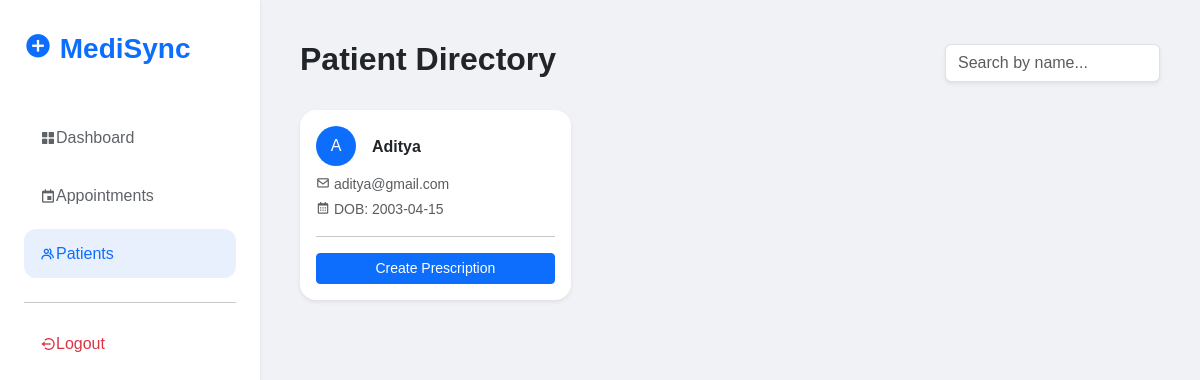
/doctor/patients_list (signed in), run on the app's committed database.
### tables this page shows
CREATE TABLE users (
            id INTEGER PRIMARY KEY AUTOINCREMENT, 
            name TEXT, dob TEXT, email TEXT UNIQUE, 
            password BLOB, role TEXT DEFAULT 'patient');

### app.py (the view)
@app.route('/doctor/patients_list')
def doctor_patients():
    if session.get('role') != 'doctor': return redirect(url_for('home'))
    with sqlite3.connect(DB_PATH) as conn:
        conn.row_factory = sqlite3.Row
        patients = conn.execute("SELECT name, email, dob FROM users WHERE role = 'patient'").fetchall()
    return render_template('doc_patients.html', patients=patients)

### templates/doc_patients.html (shortened to what this page needs)
<!DOCTYPE html>
<html lang="en">
<head>
    <link href="https://cdn.jsdelivr.net/npm/bootstrap@5.3.0/dist/css/bootstrap.min.css" rel="stylesheet">
    <link href='https://unpkg.com/boxicons@2.1.4/css/boxicons.min.css' rel='stylesheet'>
</head>
<body>
<div class="sidebar shadow-sm">
    <h3 class="text-primary fw-bold mb-5"><i class='bx bxs-plus-circle'></i> MediSync</h3>
    <nav class="nav flex-column">
        <a class="nav-link" href="/doctor/dashboard"><i class='bx bxs-grid-alt'></i> Dashboard</a>
        <a class="nav-link" href="/doctor/appointments"><i class='bx bx-calendar-event'></i> Appointments</a>
        <a class="nav-link active" href="/doctor/patients_list"><i class='bx bx-group'></i> Patients</a>
        <hr>
        <a class="nav-link text-danger" href="/logout"><i class='bx bx-log-out-circle'></i> Logout</a>
    </nav>
</div>
<div class="main-content">
    <div class="d-flex justify-content-between align-items-center mb-4">
        <h2 class="fw-bold">Patient Directory</h2>
        <input type="text" class="form-control w-25 shadow-sm" placeholder="Search by name...">
    </div>
    <div class="row">
        {% for patient in patients %}
        <div class="col-md-4 mb-4">
            <div class="card shadow-sm p-3">
                <div class="d-flex align-items-center mb-2">
                    <div class="bg-primary text-white rounded-circle p-2 me-3" style="width: 40px; height: 40px; text-align: center;">
                        {{ patient.name[0] }}
                    </div>
                    <h6 class="mb-0 fw-bold">{{ patient.name }}</h6>
                </div>
                <div class="small text-muted mb-1"><i class='bx bx-envelope'></i> {{ patient.email }}</div>
                <div class="small text-muted"><i class='bx bx-calendar'></i> DOB: {{ patient.dob }}</div>
                <hr>
                <a href="/doctor/dashboard" class="btn btn-sm btn-primary w-100">Create Prescription</a>
            </div>
        </div>
        {% endfor %}
    </div>
</div>
</body>
</html>

### templates/doc_patients.html (style rules this page uses)
:root { --sidebar-width: 260px; }
body { background: #f0f2f5; font-family: 'Poppins', sans-serif; }
.sidebar { width: var(--sidebar-width); height: 100vh; position: fixed; background: #fff; padding: 2rem 1.5rem; }
.main-content { margin-left: var(--sidebar-width); padding: 2.5rem; }
.nav-link { color: #5f6368; padding: 0.8rem 1rem; border-radius: 12px; margin-bottom: 0.5rem; display: flex; align-items: center; text-decoration: none; }
.nav-link:hover, .nav-link.active { background: #e8f0fe; color: #0d6efd; }
.card { border: none; border-radius: 16px; }

### data on the page
users: name "A", name "Aditya", email "aditya@gmail.com", dob "2003-04-15"
